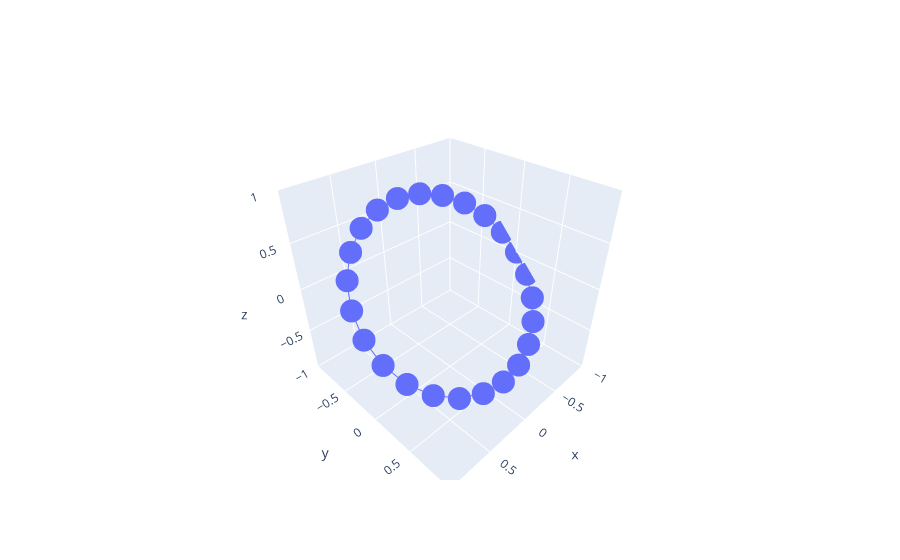

Notebook code for this chart:
### Code cell
t_hours = 24
v_platform = 0

sun = np.array([
    [
        np.cos(2 * np.pi * v_platform * h/24) * np.cos(2*np.pi*h/24) + np.sin(2 * np.pi * v_platform * h/24) * np.cos(np.pi/4) * np.sin(2*np.pi*h/24),
        -np.sin(2 * np.pi * v_platform * h/24) * np.cos(2*np.pi*h/24) + np.cos(2 * np.pi * v_platform * h/24) * np.cos(np.pi/4) * np.sin(2*np.pi*h/24),
        -np.sin(np.pi/4) * np.sin(2*np.pi*h/24)
    ] for h in np.arange(0,t_hours+1,1)
])

data = go.Scatter3d(
    x=sun[:,0],
    y=sun[:,1],
    z=sun[:,2]
)

fig = go.Figure(
    data,
    layout=go.Layout(
        scene={
            "aspectmode": "cube",
            "xaxis": {"range": [-1,1]},
            "yaxis": {"range": [-1,1]},
            "zaxis": {"range": [-1,1]}
        }
    )
)
fig.show()

### Figure 1 — Plotly figure (JSON) as saved in the notebook; plotly's stock layout.template omitted (floating-point values rounded to 4 significant figures)
{"data": [{"type": "scatter3d", "x": [1, 0.9659, 0.866, 0.7071, 0.5, 0.2588, 6.123e-17, -0.2588, -0.5, -0.7071, -0.866, -0.9659, -1, -0.9659, -0.866, -0.7071, -0.5, -0.2588, -1.837e-16, 0.2588, 0.5, 0.7071, 0.866, 0.9659, 1], "y": [0, 0.183, 0.3536, 0.5, 0.6124, 0.683, 0.7071, 0.683, 0.6124, 0.5, 0.3536, 0.183, 8.66e-17, -0.183, -0.3536, -0.5, -0.6124, -0.683, -0.7071, -0.683, -0.6124, -0.5, -0.3536, -0.183, -1.732e-16], "z": [0, -0.183, -0.3536, -0.5, -0.6124, -0.683, -0.7071, -0.683, -0.6124, -0.5, -0.3536, -0.183, -8.66e-17, 0.183, 0.3536, 0.5, 0.6124, 0.683, 0.7071, 0.683, 0.6124, 0.5, 0.3536, 0.183, 1.732e-16]}], "layout": {"scene": {"aspectmode": "cube", "xaxis": {"range": [-1, 1]}, "yaxis": {"range": [-1, 1]}, "zaxis": {"range": [-1, 1]}}}}
